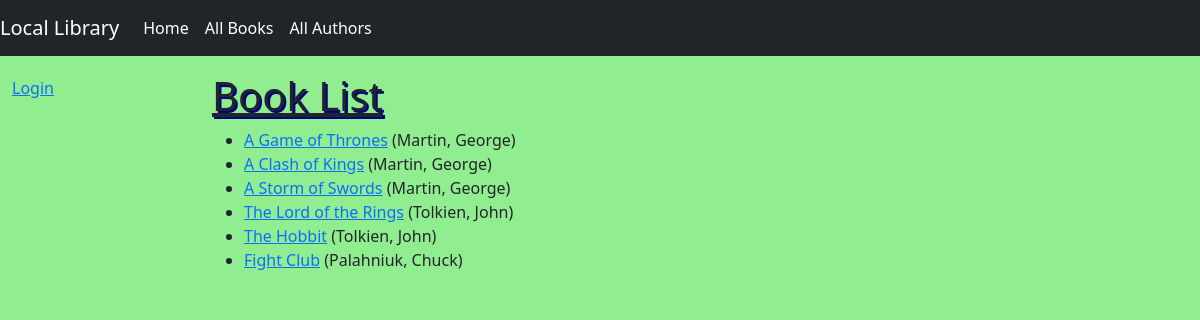
/catalog/books/, run on the app's committed database.
### catalog/models.py (models this page shows, shortened)
class Book(models.Model):
    title = models.CharField(max_length=200)
    author = models.ForeignKey('Author', on_delete=models.RESTRICT, null=True)
    summary = models.TextField(
        max_length=1000, help_text="Enter a brief description of the book")
    isbn = models.CharField('ISBN', max_length=13,
                            unique=True,
                            help_text='13 Character <a href="https://www.isbn-international.org/content/what-isbn'
                                      '">ISBN number</a>')
    genre = models.ManyToManyField(
        Genre, help_text="Select a genre for this book")
    def get_absolute_url(self):
        return reverse('book-detail', args=[str(self.id)])
    def display_genre(self):
        """Create a string for the Genre. This is required to display genre in Admin."""
        return ', '.join(genre.name for genre in self.genre.all()[:3])
    display_genre.short_description = 'Genre'

class Author(models.Model):
    first_name = models.CharField(max_length=100)
    last_name = models.CharField(max_length=100)
    date_of_birth = models.DateField(null=True, blank=True)
    date_of_death = models.DateField('died', null=True, blank=True)
    class Meta:
        ordering = ['last_name', 'first_name']
    def __str__(self):
        return f'{self.last_name}, {self.first_name}'

### catalog/views.py (the view)
# urls.py: path('books/', views.BookListView.as_view(), name='books'),
class BookListView(generic.ListView):
    model = Book
    paginate_by = 10

### catalog/templates/catalog/book_list.html
{% extends "base_generic.html" %}
{% block content %}
  <h1>Book List</h1>
  {% if book_list %}
    <ul>
      {% for book in book_list %}
      <li>
        <a href="{{ book.get_absolute_url }}">{{ book.title }}</a>
        ({{book.author}})
      </li>
      {% endfor %}
    </ul>
  {% else %}
    <p>There are no books in the library.</p>
  {% endif %}
{% endblock %}

### catalog/static/css/styles.css (style rules this page uses)
body { background-color: lightgreen; }
h1 { text-shadow: 2px 2px darkblue; text-decoration: underline; }

### data on the page
Book: title "A Game of Thrones", author "Martin, George"
Book: title "A Clash of Kings", author "Martin, George"
Book: title "A Storm of Swords", author "Martin, George"
Book: title "The Lord of the Rings", author "Tolkien, John"
Book: title "The Hobbit", author "Tolkien, John"
Book: title "Fight Club", author "Palahniuk, Chuck"
